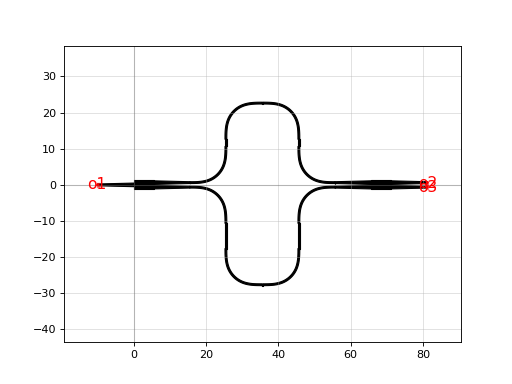

The script that drew this image:
import gdsfactory as gf

c = gf.components.mzi1x2_2x2(delta_length=10.0, length_y=2.0, length_x=0.1, splitter='mmi1x2', with_splitter=True, port_e1_splitter='o2', port_e0_splitter='o3', port_e1_combiner='o3', port_e0_combiner='o4', nbends=2, cross_section='strip')
c.plot()
